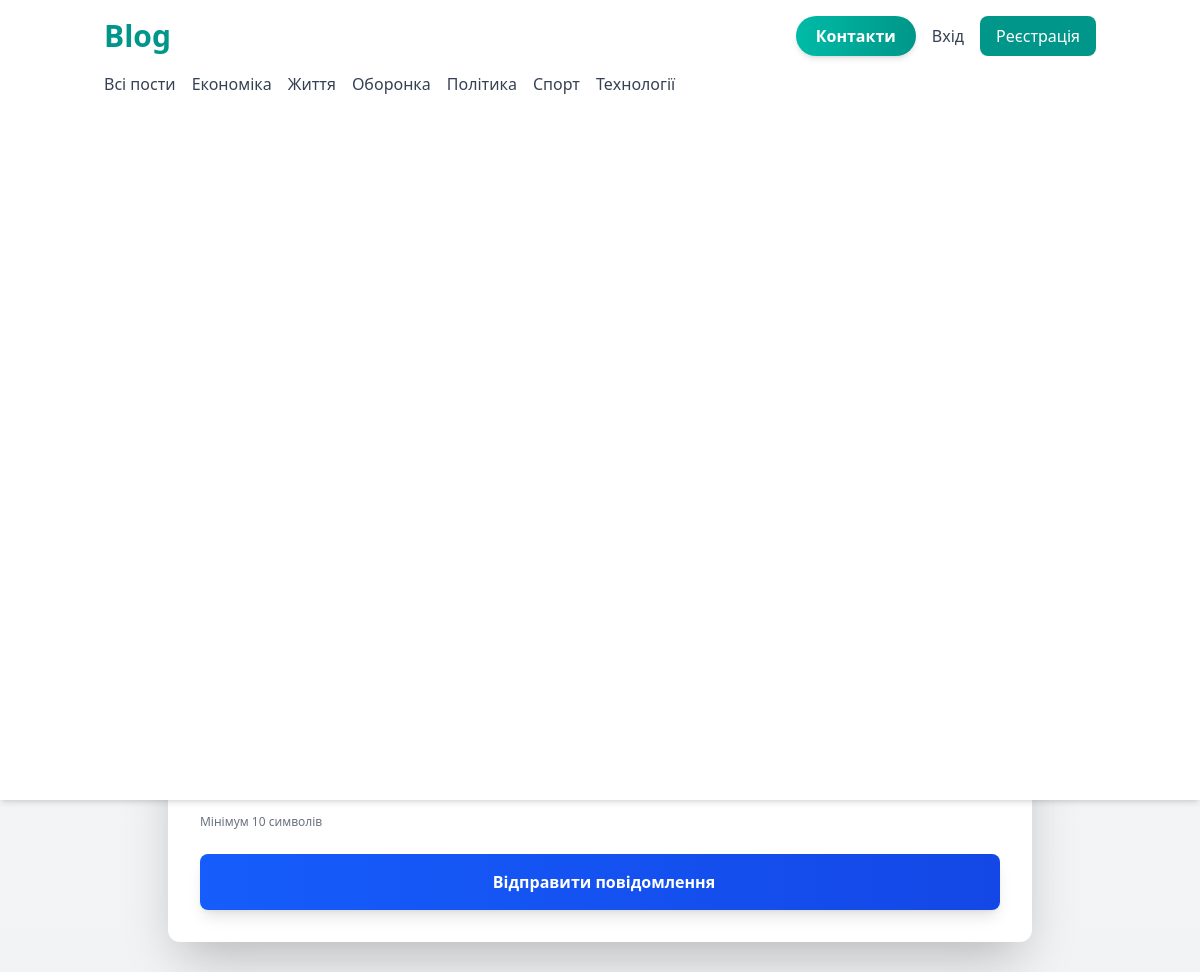
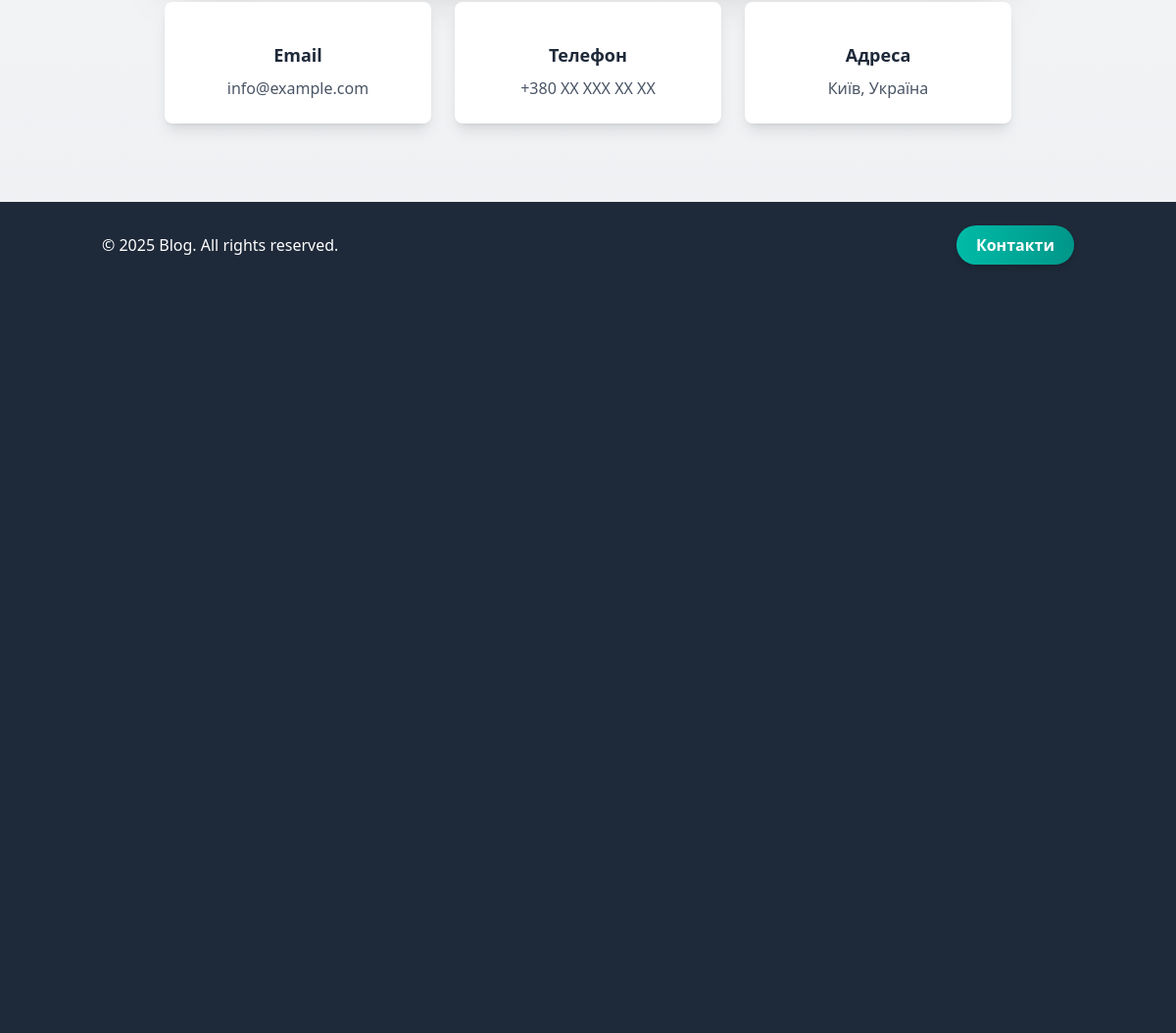
Page /contact/ on the committed database (2 pictures, top to bottom).
### apps/main/models.py (models this page shows, shortened)
class Category(models.Model):
  name = models.CharField(max_length=50, db_index=True, verbose_name="Ім'я категорії")
  slug = models.SlugField(max_length=50, unique=True, verbose_name="Слаг")
  class Meta:
      ordering = ["name"]
      verbose_name = "Категорія"
      verbose_name_plural = "Категорії"
  def get_absolute_url(self):
      return reverse("main:post_list_by_category", args=[self.slug])

### apps/contact/views.py (the view)
# urls.py: path('', views.contact_view, name='contact'),
def contact_view(request):
  if request.method == 'POST':
    form = ContactForm(request.POST)
    if form.is_valid():
      name = form.cleaned_data['name']
      email = form.cleaned_data['email']
      subject = form.cleaned_data['subject']
      message = form.cleaned_data['message']
      email_subject = f"Контактна форма: {subject}"
      email_message = f"""
Нове повідомлення з контактної форми

Від: {name}
Email: {email}
Тема: {subject}

Повідомлення:
{message}

---
Це повідомлення надіслано з контактної форми сайту.
"""
      try:
        send_mail(
            subject=email_subject,
            message=email_message,
            from_email=settings.DEFAULT_FROM_EMAIL,
            recipient_list=[settings.CONTACT_EMAIL],
            fail_silently=False,
        )
        messages.success(
            request,
            'Дякуємо за ваше повідомлення! Ми зв\'яжемося з вами найближчим часом.'
        )
        return redirect('contact:success')
      except BadHeaderError:
        messages.error(
            request,
            'Виявлено некоректний заголовок email.'
        )
      except Exception as e:
        messages.error(
            request,
            f'Виникла помилка при відправці повідомлення. Спробуйте пізніше.'
        )
        if settings.DEBUG:
            print(f"Email error: {e}")
    else:
        messages.error(
            request,
            'Будь ласка, виправте помилки у формі.'
        )
  else:
    form = ContactForm()
  return render(request, 'contact/contact_form.html', {'form': form})

### apps/main/templatetags/blog_tags.py (called while the page is built)
@register.simple_tag
def get_categories_with_count():
    return Category.objects.annotate(
        posts_count=Count('post')
    ).filter(posts_count__gt=0)

### apps/contact/templates/contact/contact_form.html (shortened to what this page needs)
{% extends 'base.html' %}
{% load static %}
{% block content %}
<div class="max-w-5xl mx-auto px-4 py-12">
    <div class="bg-white rounded-xl shadow-2xl overflow-hidden">
        <div class="bg-gradient-to-r from-blue-600 to-blue-700 text-white px-8 py-6">
            <h2 class="text-3xl font-bold text-center">
            </h2>
        </div>
        <div class="p-8">
            <p class="text-gray-600 mb-6 flex items-center">
            </p>
            <form method="post" novalidate>
                <div class="mb-5">
                    <label for="{{ form.name.id_for_label }}" class="block text-sm font-semibold text-gray-700 mb-2">
                        {{ form.name.label }} <span class="text-red-500">*</span>
                    </label>
                </div>
                <div class="mb-5">
                    <label for="{{ form.email.id_for_label }}" class="block text-sm font-semibold text-gray-700 mb-2">
                        {{ form.email.label }} <span class="text-red-500">*</span>
                    </label>
                </div>
                <div class="mb-5">
                    <label for="{{ form.subject.id_for_label }}" class="block text-sm font-semibold text-gray-700 mb-2">
                        {{ form.subject.label }} <span class="text-red-500">*</span>
                    </label>
                </div>
                <div class="mb-6">
                    <label for="{{ form.message.id_for_label }}" class="block text-sm font-semibold text-gray-700 mb-2">
                        {{ form.message.label }} <span class="text-red-500">*</span>
                    </label>
                    <p class="mt-2 text-xs text-gray-500">
                        Мінімум 10 символів
                    </p>
                </div>
                <button type="submit" class="w-full bg-gradient-to-r from-blue-600 to-blue-700 hover:from-blue-700 hover:to-blue-800 text-white font-bold py-4 px-6 rounded-lg transition duration-200 transform hover:scale-[1.02] shadow-lg">
                    Відправити повідомлення
                </button>
            </form>
        </div>
    </div>
    <div class="grid grid-cols-1 md:grid-cols-3 gap-6 mt-8">
        <div class="bg-white rounded-lg shadow-lg p-6 text-center transform transition duration-200 hover:scale-105">
            <h5 class="text-lg font-bold text-gray-800 mb-2">Email</h5>
            <p class="text-gray-600">info@example.com</p>
        </div>
        <div class="bg-white rounded-lg shadow-lg p-6 text-center transform transition duration-200 hover:scale-105">
            <h5 class="text-lg font-bold text-gray-800 mb-2">Телефон</h5>
            <p class="text-gray-600">+380 XX XXX XX XX</p>
        </div>
        <div class="bg-white rounded-lg shadow-lg p-6 text-center transform transition duration-200 hover:scale-105">
            <h5 class="text-lg font-bold text-gray-800 mb-2">Адреса</h5>
            <p class="text-gray-600">Київ, Україна</p>
        </div>
    </div>
</div>
{% endblock %}

### apps/main/templates/base.html (shortened to what this page needs)
{% load static %}
{% load blog_tags %}
<!DOCTYPE html>
<html lang="en">
  <head>
    <script src="https://cdn.jsdelivr.net/npm/@tailwindcss/browser@4"></script>
    <link rel="stylesheet" href="{% static 'css/style.css' %}">
  </head>
  <body class="bg-gray-50 min-h-screen flex flex-col">
    <div class="flex flex-col min-h-screen">
      <header class="bg-white shadow-md fixed top-0 left-0 right-0 z-50">
        <div class="container mx-auto px-4 py-4">
          <div class="flex items-center justify-between">
            <h1 class="text-3xl font-bold text-teal-600">Blog</h1>
            <div class="flex items-center gap-4">
              <a href="{% url 'contact:contact' %}" class="bg-gradient-to-r from-teal-500 to-teal-600 hover:from-teal-600 hover:to-teal-700 text-white px-5 py-2 rounded-full font-semibold shadow-md hover:shadow-lg transition-all duration-300 transform hover:scale-105">Контакти</a>
              {% if user.is_authenticated %}
                {% if user.is_staff %}
                  <a
                    href="{% url 'admin:index' %}"
                    class="text-gray-700 hover:text-teal-600 transition-colors">
                      Адмін панель
                  </a>
                {% endif %}
                <a href="{% url 'accounts:profile' %}" class="text-gray-700 hover:text-teal-600 transition-colors">Профіль</a>
                <a href="{% url 'accounts:logout' %}" class="bg-red-500 hover:bg-red-600 text-white px-4 py-2 rounded-lg transition-colors">Вийти</a>
              {% else %}
                <a href="{% url 'accounts:login' %}" class="text-gray-700 hover:text-teal-600 transition-colors">Вхід</a>
                <a href="{% url 'accounts:register' %}" class="bg-teal-600 hover:bg-teal-700 text-white px-4 py-2 rounded-lg transition-colors">Реєстрація</a>
              {% endif %}
            </div>
          </div>
        <nav class="mt-4">
            <ul class="flex flex-wrap gap-4">
              <li><a href="{% url 'main:post_list' %}" class="text-gray-700 hover:text-teal-600 font-medium transition-colors">Всі пости</a></li>
              {% get_categories_with_count as categories %}
              {% for category in categories %}
                <li><a href="{{ category.get_absolute_url }}" class="text-gray-700 hover:text-teal-600 font-medium transition-colors">{{ category.name }}</a></li>
              {% endfor %}
            </ul>
          </nav>
      </header>
      <main class="flex-1 container mx-auto px-4 py-8 pt-32">{% block content %}{% endblock %}</main>
      <footer class="bg-gray-800 text-white py-6 mt-auto">
        <div class="container mx-auto px-4">
          <div class="flex flex-col md:flex-row justify-between items-center gap-4">
            <p>&copy; 2025 Blog. All rights reserved.</p>
            <a href="{% url 'contact:contact' %}" class="bg-gradient-to-r from-teal-500 to-teal-600 hover:from-teal-600 hover:to-teal-700 text-white px-5 py-2 rounded-full font-semibold shadow-md hover:shadow-lg transition-all duration-300 transform hover:scale-105">Контакти</a>
          </div>
        </div>
      </footer>
    </div>
  </body>
</html>

### static/css/style.css (style rules this page uses)
body { margin: 0; padding: 0; font-family: "Segoe UI", Tahoma, Geneva, Verdana, sans-serif; min-height: 100vh; background: linear-gradient(to bottom, #f8f9fa, #e9ecef); }
ul { list-style: none; margin: 0; padding: 0; }
.container { min-height: 100vh; width: 100%; margin: 0 auto; display: flex; flex-direction: column; }

### rows in the picture
Category: name "Економіка"
Category: name "Життя"
Category: name "Оборонка"
Category: name "Політика"
Category: name "Спорт"
Category: name "Технології"
